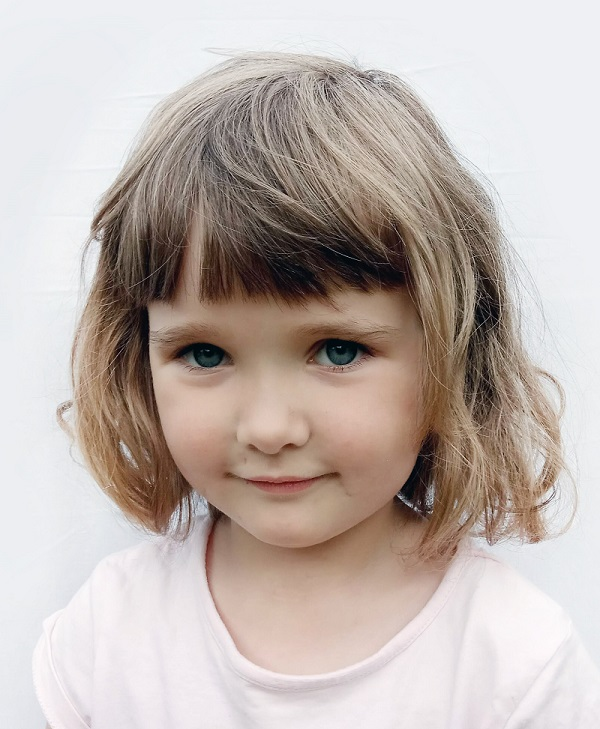
#> input picture Resources/portret_small.jpg, 600 x 729 px
$ python chapter1.py
#> lines starting #> are read from the running program, lines starting #| are printed output that depends on the picture; after the words box and inside, x2 and y2 are one past the last pixel; in counts of white or black regions, pixels touching at a corner belong together

import cv2
import numpy as np


faceCascade=cv2.CascadeClassifier("Resources/haarcascade_frontalface_default.xml")
path = 'Resources/portret_small.jpg'
img = cv2.imread(path)
#> img is the input picture: shape (729, 600, 3); mean B, G, R 175.4, 180.8, 192.3
imgGray = cv2.cvtColor(img,cv2.COLOR_BGR2GRAY)
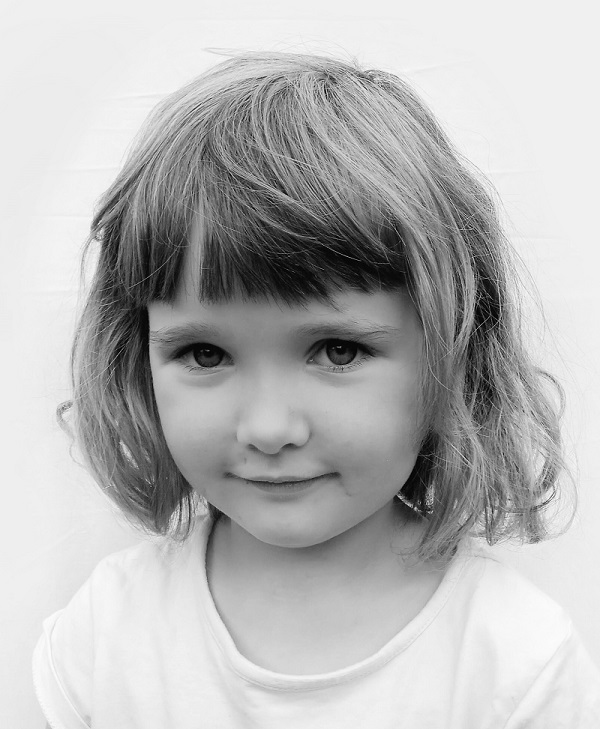
#> imgGray: shape (729, 600); min 0, max 255, mean 183.6
faces = faceCascade.detectMultiScale(imgGray,1.1,4)
#> faces = [[102, 232, 336, 336]]

for (x,y,w,h) in faces:
    cv2.rectangle(img,(x,y),(x+w,y+h),(255,0,0),2)
#> this loop made 1 pass
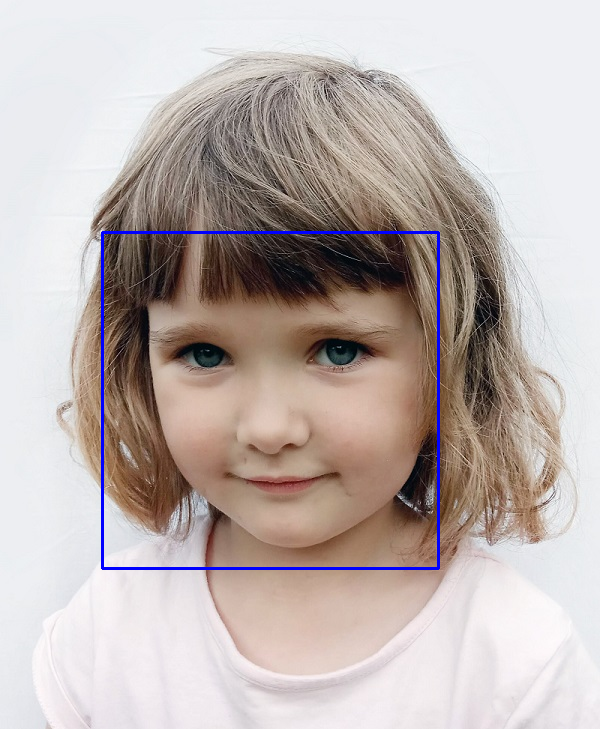
#> img: shape (729, 600, 3); 0.92% of pixels changed, all inside (x1, y1, x2, y2) = (101, 231, 440, 570)


cv2.imshow("result ",img)

cv2.waitKey(0)
